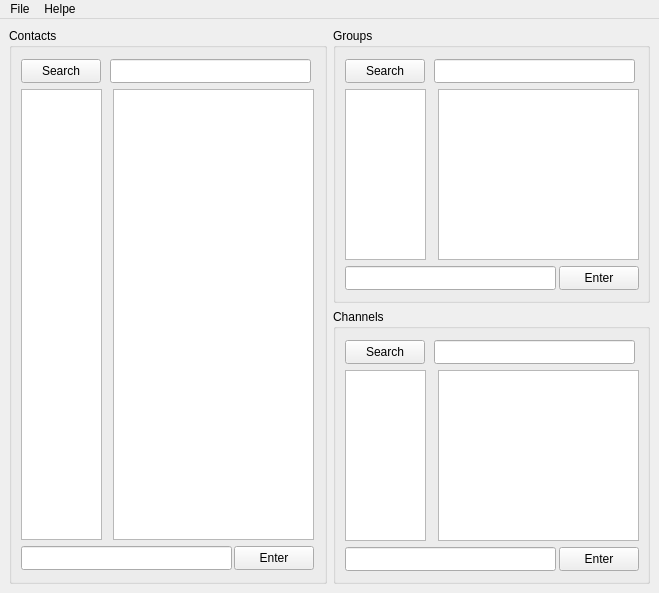
<?xml version="1.0" encoding="UTF-8"?>
<ui version="4.0">
 <class>StartWindow</class>
 <widget class="QMainWindow" name="StartWindow">
  <property name="geometry">
   <rect>
    <x>0</x>
    <y>0</y>
    <width>659</width>
    <height>593</height>
   </rect>
  </property>
  <property name="windowTitle">
   <string>MainWindow</string>
  </property>
  <widget class="QWidget" name="centralwidget">
   <layout class="QGridLayout" name="gridLayout">
    <item row="0" column="0" rowspan="2">
     <widget class="QGroupBox" name="groupBox">
      <property name="title">
       <string>Contacts</string>
      </property>
      <widget class="QPushButton" name="pushButton_searchuser">
       <property name="geometry">
        <rect>
         <x>12</x>
         <y>31</y>
         <width>80</width>
         <height>24</height>
        </rect>
       </property>
       <property name="text">
        <string>Search</string>
       </property>
      </widget>
      <widget class="QLineEdit" name="lineEdit_searchuser">
       <property name="geometry">
        <rect>
         <x>101</x>
         <y>31</y>
         <width>201</width>
         <height>24</height>
        </rect>
       </property>
      </widget>
      <widget class="QTextEdit" name="textEdit_conversation">
       <property name="geometry">
        <rect>
         <x>104</x>
         <y>61</y>
         <width>201</width>
         <height>451</height>
        </rect>
       </property>
      </widget>
      <widget class="QLineEdit" name="lineEdit_message">
       <property name="geometry">
        <rect>
         <x>12</x>
         <y>518</y>
         <width>211</width>
         <height>24</height>
        </rect>
       </property>
      </widget>
      <widget class="QPushButton" name="pushButton_entermessage">
       <property name="geometry">
        <rect>
         <x>225</x>
         <y>518</y>
         <width>80</width>
         <height>24</height>
        </rect>
       </property>
       <property name="text">
        <string>Enter</string>
       </property>
      </widget>
      <widget class="QTextEdit" name="textEdit_contacts">
       <property name="geometry">
        <rect>
         <x>12</x>
         <y>61</y>
         <width>81</width>
         <height>451</height>
        </rect>
       </property>
      </widget>
     </widget>
    </item>
    <item row="0" column="1">
     <widget class="QGroupBox" name="groupBox_2">
      <property name="title">
       <string>Groups</string>
      </property>
      <widget class="QLineEdit" name="lineEdit_searchgroupe">
       <property name="geometry">
        <rect>
         <x>101</x>
         <y>31</y>
         <width>201</width>
         <height>24</height>
        </rect>
       </property>
      </widget>
      <widget class="QTextEdit" name="textEdit_groupmessages">
       <property name="geometry">
        <rect>
         <x>105</x>
         <y>61</y>
         <width>201</width>
         <height>171</height>
        </rect>
       </property>
      </widget>
      <widget class="QTextEdit" name="textEdit_groups">
       <property name="geometry">
        <rect>
         <x>12</x>
         <y>61</y>
         <width>81</width>
         <height>171</height>
        </rect>
       </property>
      </widget>
      <widget class="QLineEdit" name="lineEdit_message_2">
       <property name="geometry">
        <rect>
         <x>12</x>
         <y>238</y>
         <width>211</width>
         <height>24</height>
        </rect>
       </property>
      </widget>
      <widget class="QPushButton" name="pushButton_entermessage_2">
       <property name="geometry">
        <rect>
         <x>226</x>
         <y>238</y>
         <width>80</width>
         <height>24</height>
        </rect>
       </property>
       <property name="text">
        <string>Enter</string>
       </property>
      </widget>
      <widget class="QPushButton" name="pushButton_searchgroupe">
       <property name="geometry">
        <rect>
         <x>12</x>
         <y>31</y>
         <width>80</width>
         <height>24</height>
        </rect>
       </property>
       <property name="text">
        <string>Search</string>
       </property>
      </widget>
     </widget>
    </item>
    <item row="1" column="1">
     <widget class="QGroupBox" name="groupBox_searchchannel">
      <property name="title">
       <string>Channels</string>
      </property>
      <widget class="QPushButton" name="pushButton">
       <property name="geometry">
        <rect>
         <x>12</x>
         <y>31</y>
         <width>80</width>
         <height>24</height>
        </rect>
       </property>
       <property name="text">
        <string>Search</string>
       </property>
      </widget>
      <widget class="QLineEdit" name="lineEdit_searchchannel">
       <property name="geometry">
        <rect>
         <x>101</x>
         <y>31</y>
         <width>201</width>
         <height>24</height>
        </rect>
       </property>
      </widget>
      <widget class="QTextEdit" name="textEdit_channelmessages">
       <property name="geometry">
        <rect>
         <x>105</x>
         <y>61</y>
         <width>201</width>
         <height>171</height>
        </rect>
       </property>
      </widget>
      <widget class="QTextEdit" name="textEdit_channels">
       <property name="geometry">
        <rect>
         <x>12</x>
         <y>61</y>
         <width>81</width>
         <height>171</height>
        </rect>
       </property>
      </widget>
      <widget class="QPushButton" name="pushButton_entermessage_3">
       <property name="geometry">
        <rect>
         <x>226</x>
         <y>238</y>
         <width>80</width>
         <height>24</height>
        </rect>
       </property>
       <property name="text">
        <string>Enter</string>
       </property>
      </widget>
      <widget class="QLineEdit" name="lineEdit_message_3">
       <property name="geometry">
        <rect>
         <x>12</x>
         <y>238</y>
         <width>211</width>
         <height>24</height>
        </rect>
       </property>
      </widget>
     </widget>
    </item>
   </layout>
  </widget>
  <widget class="QMenuBar" name="menubar">
   <property name="geometry">
    <rect>
     <x>0</x>
     <y>0</y>
     <width>659</width>
     <height>26</height>
    </rect>
   </property>
   <widget class="QMenu" name="menuFile">
    <property name="title">
     <string>File</string>
    </property>
    <addaction name="separator"/>
    <addaction name="actionCreat_Group"/>
    <addaction name="actionCreat_Channel"/>
   </widget>
   <widget class="QMenu" name="menuHelpe">
    <property name="title">
     <string>Helpe</string>
    </property>
   </widget>
   <addaction name="menuFile"/>
   <addaction name="menuHelpe"/>
  </widget>
  <action name="actionCreat_Group">
   <property name="checkable">
    <bool>false</bool>
   </property>
   <property name="text">
    <string>Creat Group</string>
   </property>
  </action>
  <action name="actionCreat_Channel">
   <property name="text">
    <string>Creat Channel</string>
   </property>
  </action>
 </widget>
 <resources/>
 <connections/>
</ui>
